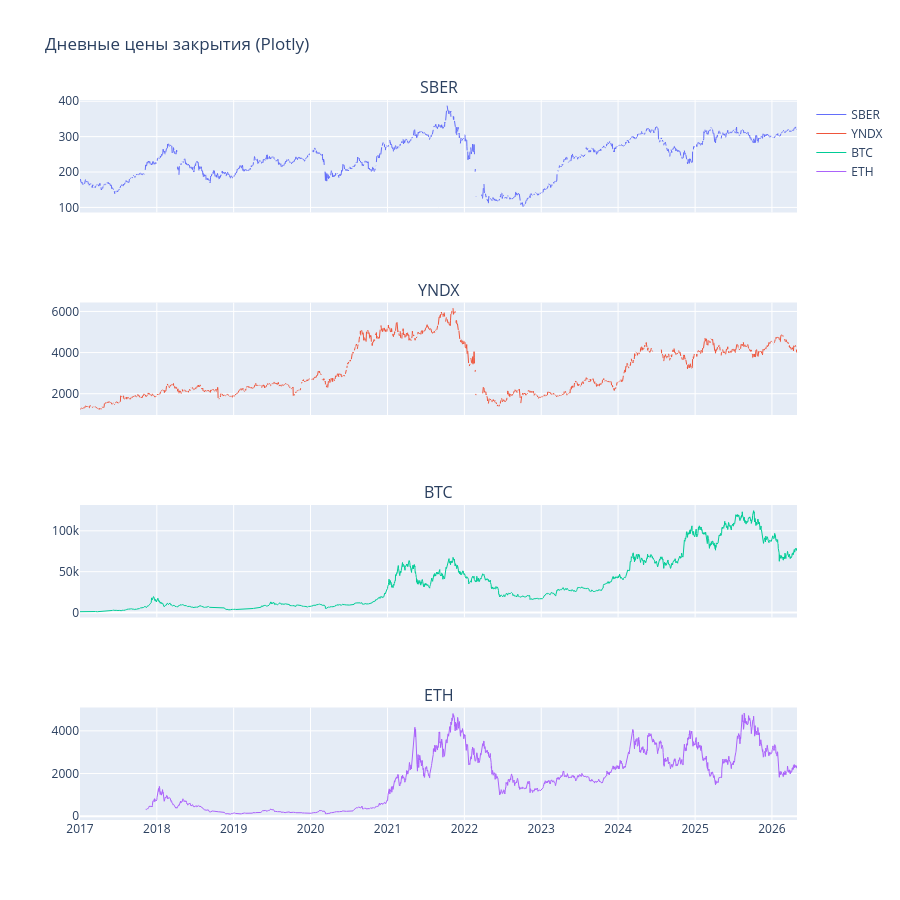

Notebook code cell kept with this figure:
### Code cell
from plotly.subplots import make_subplots
import plotly.graph_objects as go


fig = make_subplots(rows=4, cols=1, shared_xaxes=True,
                    subplot_titles=list(all_close.columns))

for i, col in enumerate(all_close.columns):
    fig.add_trace(
        go.Scatter(x=all_close.index, y=all_close[col],
                   mode='lines', name=col, line=dict(width=1)),
        row=i+1, col=1
    )

fig.update_layout(height=900, title_text="Дневные цены закрытия (Plotly)")
fig.update_xaxes(rangeslider_visible=False)
fig.show()

### Figure 1 — Plotly figure (JSON) as saved in the notebook; plotly's stock layout.template omitted (floating-point values rounded to 4 significant figures; data arrays with more than 128 entries replaced by an {"elided": "..."} marker saying what was removed)
{"data": [{"line": {"width": 1}, "mode": "lines", "name": "SBER", "type": "scatter", "x": {"elided": "3407 str values"}, "xaxis": "x", "y": {"elided": "3407 float values"}, "yaxis": "y"}, {"line": {"width": 1}, "mode": "lines", "name": "YNDX", "type": "scatter", "x": {"elided": "3407 str values"}, "xaxis": "x2", "y": {"elided": "3407 float values"}, "yaxis": "y2"}, {"line": {"width": 1}, "mode": "lines", "name": "BTC", "type": "scatter", "x": {"elided": "3407 str values"}, "xaxis": "x3", "y": {"elided": "3407 float values"}, "yaxis": "y3"}, {"line": {"width": 1}, "mode": "lines", "name": "ETH", "type": "scatter", "x": {"elided": "3407 str values"}, "xaxis": "x4", "y": {"elided": "3407 float values"}, "yaxis": "y4"}], "layout": {"annotations": [{"font": {"size": 16}, "showarrow": false, "text": "SBER", "x": 0.5, "xanchor": "center", "xref": "paper", "y": 1, "yanchor": "bottom", "yref": "paper"}, {"font": {"size": 16}, "showarrow": false, "text": "YNDX", "x": 0.5, "xanchor": "center", "xref": "paper", "y": 0.7188, "yanchor": "bottom", "yref": "paper"}, {"font": {"size": 16}, "showarrow": false, "text": "BTC", "x": 0.5, "xanchor": "center", "xref": "paper", "y": 0.4375, "yanchor": "bottom", "yref": "paper"}, {"font": {"size": 16}, "showarrow": false, "text": "ETH", "x": 0.5, "xanchor": "center", "xref": "paper", "y": 0.1562, "yanchor": "bottom", "yref": "paper"}], "height": 900, "title": {"text": "Дневные цены закрытия (Plotly)"}, "xaxis": {"anchor": "y", "domain": [0, 1], "matches": "x4", "rangeslider": {"visible": false}, "showticklabels": false}, "xaxis2": {"anchor": "y2", "domain": [0, 1], "matches": "x4", "rangeslider": {"visible": false}, "showticklabels": false}, "xaxis3": {"anchor": "y3", "domain": [0, 1], "matches": "x4", "rangeslider": {"visible": false}, "showticklabels": false}, "xaxis4": {"anchor": "y4", "domain": [0, 1], "rangeslider": {"visible": false}}, "yaxis": {"anchor": "x", "domain": [0.8438, 1]}, "yaxis2": {"anchor": "x2", "domain": [0.5625, 0.7188]}, "yaxis3": {"anchor": "x3", "domain": [0.2812, 0.4375]}, "yaxis4": {"anchor": "x4", "domain": [0, 0.1562]}}}
